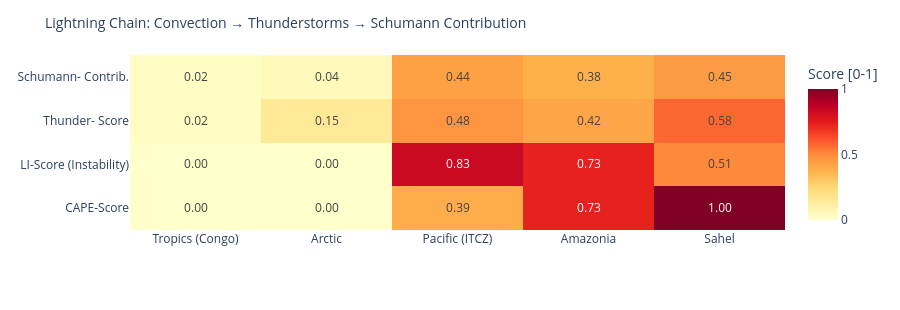

Notebook source saved alongside this figure:
### Code cell
# ============================================================
# LIGHTNING CHAIN: Convection → Thunderstorms → Schumann
# Shows the causal chain per measurement point as heatmap
# ============================================================

def cape_score(v):
    """CAPE → normalized score [0,1]"""
    if v is None or pd.isna(v): return 0.0
    return min(1.0, float(v) / 3000)

def li_score(v):
    """Lifted Index: negative = unstable → score [0,1]"""
    if v is None or pd.isna(v): return 0.3
    return min(1.0, max(0.0, (-float(v) + 6) / 12))

def cloud_score(v):
    if v is None or pd.isna(v): return 0.3
    return float(v) / 100

def thunder_score(row):
    """Kombinierter Gewitterwahrscheinlichkeits-Score
    CAPE + LI + Bedeckung + WMO-Gewitter + konvektiver Niederschlag (showers)
    Hinweis: X-Ray und Kp sind kein Bestandteil – nur geomagn./solarer Kontext.
    """
    cs = cape_score(row.get('cape'))
    ls = li_score(row.get('li'))
    cl = cloud_score(row.get('cloud'))
    t  = 1.0 if row.get('thunderstorm') else 0.0
    # Convective precipitation (showers) as additional indicator
    sh = min(1.0, (row.get('showers') or 0) / 5.0)
    return round(cs * 0.30 + ls * 0.25 + cl * 0.15 + t * 0.20 + sh * 0.10, 3)

def schumann_contribution(t_score, lat):
    """Schumann contribution: higher in tropics (±30°), scaled by thunderstorm score"""
    lat_weight = max(0.3, 1.0 - abs(lat) / 60)
    return round(t_score * lat_weight, 3)

df_atm['cape_score']   = df_atm.apply(lambda r: cape_score(r['cape']), axis=1)
df_atm['li_score']     = df_atm.apply(lambda r: li_score(r['li']),    axis=1)
df_atm['thunder_score']= df_atm.apply(lambda r: thunder_score(r.to_dict()), axis=1)
df_atm['schumann_contribution'] = df_atm.apply(
    lambda r: schumann_contribution(r['thunder_score'], r['lat']), axis=1)

metrics = ['cape_score', 'li_score', 'thunder_score', 'schumann_contribution']
labels  = ['CAPE-Score', 'LI-Score\n(Instability)', 'Thunder-\nScore', 'Schumann-\nContrib.']
z_data  = [df_atm[m].tolist() for m in metrics]

fig = go.Figure(go.Heatmap(
    z=z_data,
    x=df_atm['point'].tolist(),
    y=labels,
    colorscale='YlOrRd',
    zmin=0, zmax=1,
    text=[[f'{v:.2f}' for v in row] for row in z_data],
    texttemplate='%{text}', textfont=dict(size=12),
    colorbar=dict(title='Score [0-1]')
))
fig.update_layout(
    title=dict(text='Lightning Chain: Convection → Thunderstorms → Schumann Contribution', font=dict(size=14)),
    height=310,
    plot_bgcolor='rgba(0,0,0,0)', paper_bgcolor='rgba(0,0,0,0)',
    margin=dict(l=130, r=80, t=55, b=80)
)
fig.show()

### Figure 1 — Plotly figure (JSON) as saved in the notebook; plotly's stock layout.template omitted (floating-point values rounded to 4 significant figures)
{"data": [{"colorbar": {"title": {"text": "Score [0-1]"}}, "colorscale": [[0.0, "rgb(255,255,204)"], [0.125, "rgb(255,237,160)"], [0.25, "rgb(254,217,118)"], [0.375, "rgb(254,178,76)"], [0.5, "rgb(253,141,60)"], [0.625, "rgb(252,78,42)"], [0.75, "rgb(227,26,28)"], [0.875, "rgb(189,0,38)"], [1.0, "rgb(128,0,38)"]], "text": [["0.00", "0.00", "0.39", "0.73", "1.00"], ["0.00", "0.00", "0.83", "0.73", "0.51"], ["0.02", "0.15", "0.48", "0.42", "0.58"], ["0.02", "0.04", "0.44", "0.38", "0.45"]], "textfont": {"size": 12}, "texttemplate": "%{text}", "type": "heatmap", "x": ["Tropics (Congo)", "Arctic", "Pacific (ITCZ)", "Amazonia", "Sahel"], "y": ["CAPE-Score", "LI-Score\n(Instability)", "Thunder-\nScore", "Schumann-\nContrib."], "z": [[0.0, 0.003333, 0.3933, 0.7333, 1.0], [0.0, 0.0, 0.8333, 0.7333, 0.5083], [0.024, 0.151, 0.476, 0.417, 0.577], [0.022, 0.045, 0.436, 0.382, 0.452]], "zmax": 1, "zmin": 0}], "layout": {"height": 310, "margin": {"b": 80, "l": 130, "r": 80, "t": 55}, "paper_bgcolor": "rgba(0,0,0,0)", "plot_bgcolor": "rgba(0,0,0,0)", "title": {"font": {"size": 14}, "text": "Lightning Chain: Convection → Thunderstorms → Schumann Contribution"}}}
